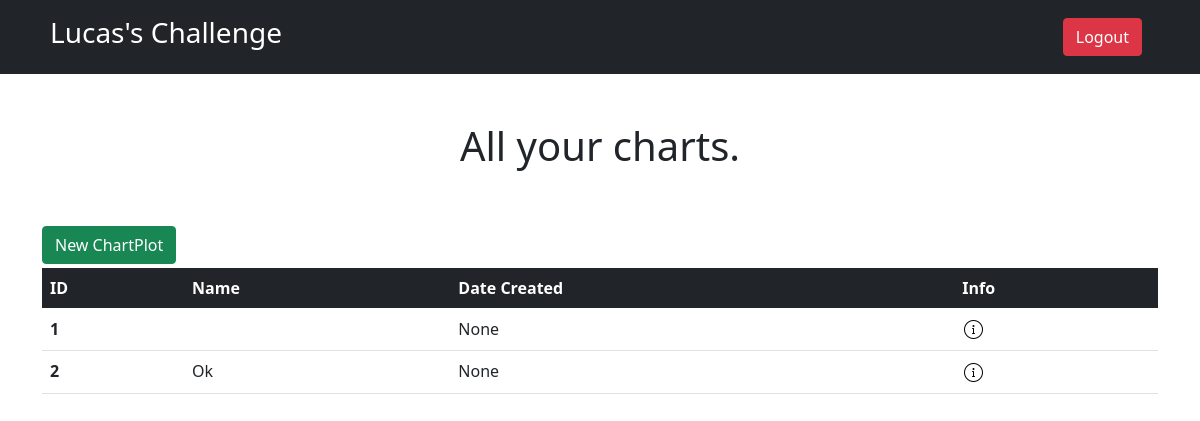
The app's page /chart-plot/home/ (signed in), older data.
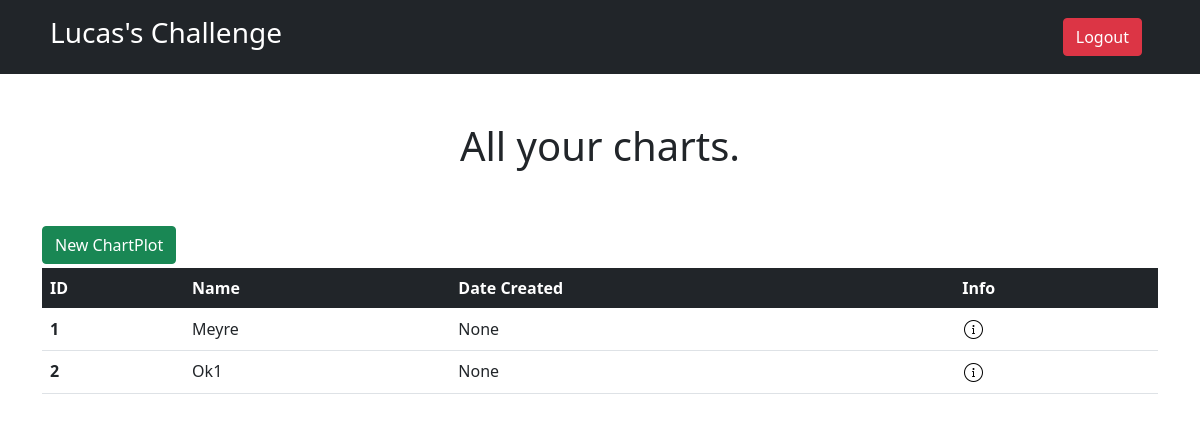
The same page, newer data.
### ChartPlot/models.py (models this page shows, shortened)
class ChartPlot(models.Model):
    name = models.CharField(max_length=255)
    events = models.TextField(max_length=10000)
    date_created = models.DateField(auto_now_add=True)
    user = models.ForeignKey('User.User', on_delete=models.CASCADE)

### ChartPlot/views.py (the view)
# urls.py: path('home/', chartplot_home, name='home'),
def chartplot_home(request):
    chartplots = request.user.get_all_chartplot()
    return render(request, 'ChartPlot/home.html', {'chartplots': chartplots})

### User/models.py (called while the page is built)
    def get_all_chartplot(self) -> QuerySet:
        return self.chartplot_set.all()

### ChartPlot/templates/ChartPlot/home.html (shortened to what this page needs)
{% extends 'base.html' %}
{% load static %}
{% block localCss %}
<link rel="stylesheet" href="{% static 'css/home.css' %}">
{% endblock %}
{% block body %}
<div class="container">
<h1 class="text-center p-5">All your charts.</h1>
{% if chartplots %}
<table class="table table-hover">
      <a href="{% url 'ChartPlot:create' %}"><button class="btn btn-success mb-1">New ChartPlot</button></a>
      <thead class="table-dark">
        <tr>
          <th scope="col">ID</th>
          <th scope="col">Name</th>
          <th scope="col">Date Created</th>
          <th scope="col">Info</th>
        </tr>
      </thead>
      <tbody>
        {% for chart in chartplots %}
        <tr>
          <th scope="row">{{ chart.id }}</th>
          <td>{{ chart.name }}</td>
          <td>{{ chart.date_created }}</td>
          <td>
              <a href="{% url 'ChartPlot:detail' chart.id %}" class="option"><img src="{% static 'img/info.png' %}"></a>
          </td>
        </tr>
        {% endfor %}
      </tbody>
    </table>
{% else %}
    <div id="warning">
        <p class="text-center p-5">You have no chart. <a href="{% url 'ChartPlot:create' %}">Create</a> one now!.</p>
    </div>
{% endif %}
</div>
{% endblock %}

Row changes from the older to the newer data that the page shows:
changed ChartPlot id 1: name (not shown) → "Meyre"
changed ChartPlot id 2: name "Ok" → "Ok1"
